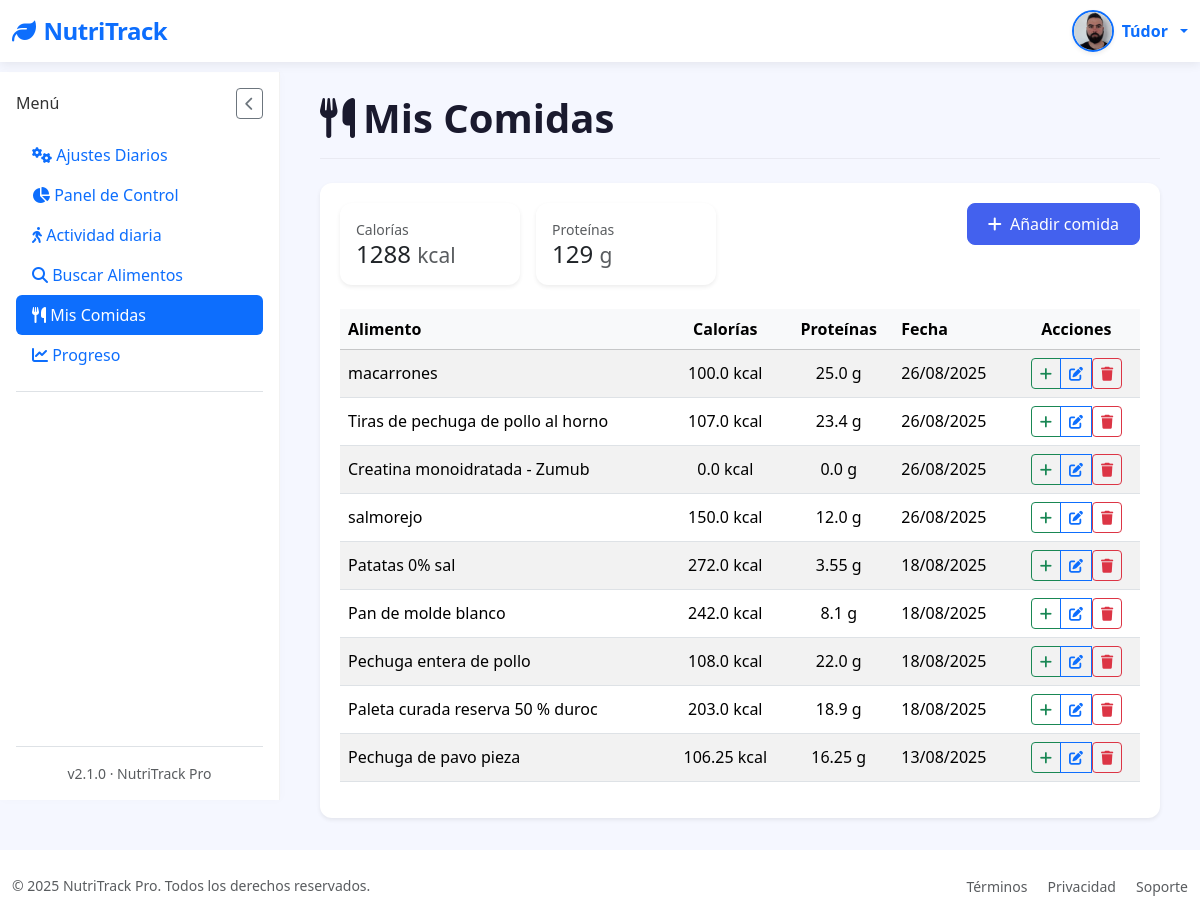
The app's page /mis-comidas (signed in), older data.
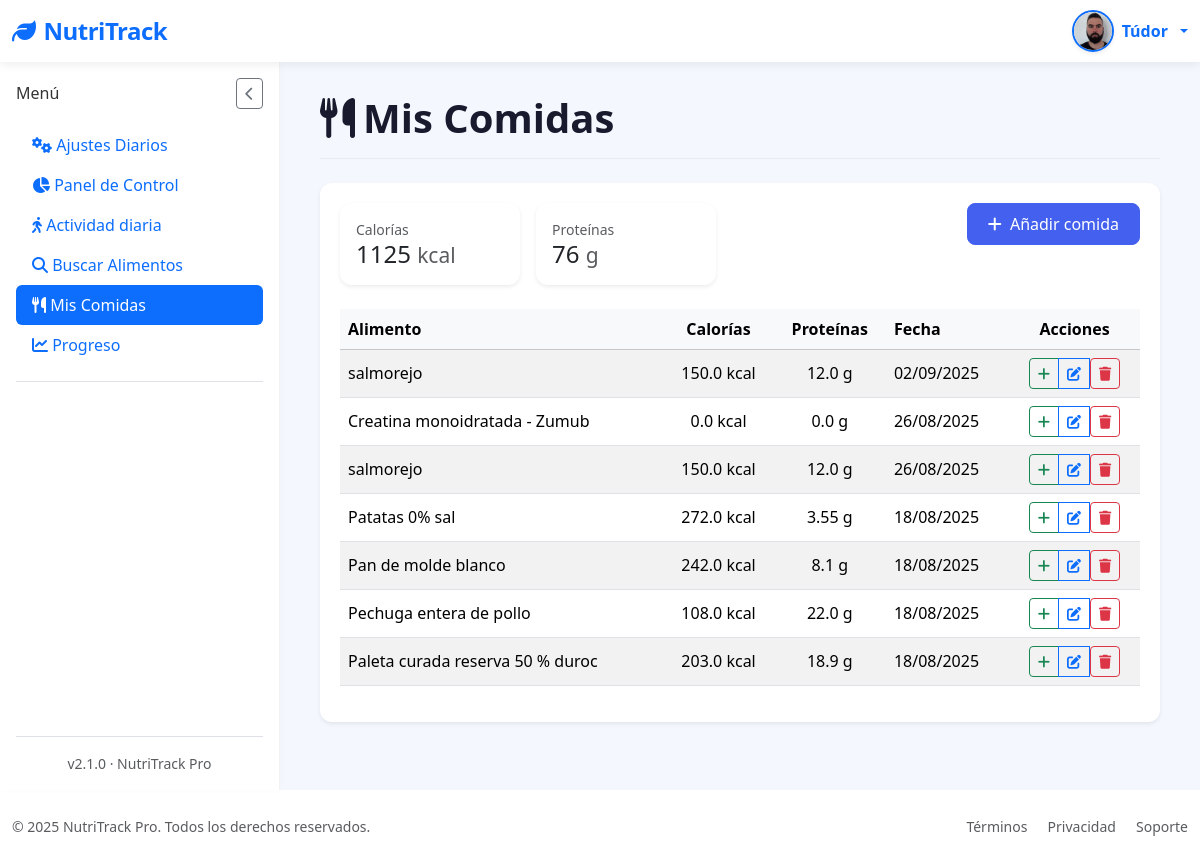
The same page, newer data.
### tables this page shows
CREATE TABLE "loggin" (
	"id"	INTEGER,
	"username"	TEXT NOT NULL,
	"password"	TEXT,
	"email"	TEXT, google_id TEXT, full_name TEXT, birth_date TEXT, height_cm INTEGER, weight_kg INTEGER, gender TEXT, activity_level TEXT, goal TEXT, profile_photo TEXT DEFAULT NULL, preferences TEXT DEFAULT '{}',
	PRIMARY KEY("id" AUTOINCREMENT)
);

CREATE TABLE "food_entries" (
	"id"	INTEGER,
	"user_id"	INTEGER NOT NULL,
	"food_name"	TEXT NOT NULL,
	"calories"	REAL,
	"proteins"	REAL,
	"fats"	REAL,
	"carbs"	REAL,
	"date"	TIMESTAMP DEFAULT CURRENT_TIMESTAMP,
	"created_at"	TEXT,
	PRIMARY KEY("id" AUTOINCREMENT),
	FOREIGN KEY("user_id") REFERENCES "loggin"("id")
);

### app/controllers/MyfoodsController.py (the view)
@app.route('/mis-comidas')
@login_required
def mis_comidas():
    try:
        comidas = get_comidas_by_user(current_user.id)
    except Exception as e:
        current_app.logger.exception("Error al obtener comidas: %s", e)
        flash("Error al cargar tus comidas. Intenta de nuevo más tarde.", "danger")
        comidas = []
    total_calorias = sum(float(c.get('calories') or 0) for c in comidas)
    total_proteinas = sum(float(c.get('proteins') or 0) for c in comidas)
    return render_template(
        'Myfoods/mis_comidas.html',
        comidas=comidas,
        total_calorias=int(total_calorias),
        total_proteinas=int(total_proteinas)
    )

### app/__init__.py (called while the page is built)
@login_manager.user_loader
def load_user(user_id):
    return User.get_by_id(user_id)

### app/conexion.py (called while the page is built)
@contextmanager
def get_db_connection():
    conn = sqlite3.connect(DATABASE)
    conn.row_factory = sqlite3.Row  # Esto permite acceso como diccionario
    try:
        yield conn
    finally:
        conn.close()

@contextmanager
def get_db_cursor():
    with get_db_connection() as conn:
        cursor = conn.cursor()
        try:
            yield cursor
            conn.commit()
        except:
            conn.rollback()
            raise

### app/controllers/UsersController.py (called while the page is built)
@app.context_processor
def inject_prefs():
    if current_user.is_authenticated:
        prefs = get_user_preferences(current_user.id)  # función que recupera las prefs
        return dict(prefs=prefs)
    return dict(prefs=None)

### app/models/LoginGoogleModel.py (called while the page is built)
    @staticmethod
    def get_by_id(user_id):
        with get_db_cursor() as cur:
            cur.execute("SELECT * FROM loggin WHERE id = ?", (user_id,))
            user = cur.fetchone()
            if user:
                return User(
                    id=user['id'],
                    username=user['username'],
                    email=user['email'] if 'email' in user.keys() else None,
                    google_id=user['google_id'] if 'google_id' in user.keys() else None,
                    profile_photo=user['profile_photo'] if 'profile_photo' in user.keys() else None
                )
        return None

### app/models/MyFoodModel.py (called while the page is built)
def _format_date_display(date_str):
    try:
        return datetime.strptime(date_str, "%Y-%m-%d").strftime("%d/%m/%Y")
    except Exception:
        return date_str or ""

def serialize_comida(row):
    if row is None:
        return None
    date_iso = row["date"]
    return {
        "id": row["id"],
        "food_name": row["food_name"],
        "calories": row["calories"],
        "proteins": row["proteins"],
        "date": _format_date_display(date_iso),
        "date_iso": date_iso  # para input type="date"
    }

### app/models/UsersModel.py (called while the page is built)
def get_user_preferences(user_id):
    with get_db_cursor() as cursor:
        cursor.execute("SELECT preferences FROM loggin WHERE id = ?", (user_id,))
        row = cursor.fetchone()
        try:
            return json.loads(row["preferences"]) if row and row["preferences"] else {}
        except:
            return {}

### app/templates/Myfoods/mis_comidas.html (shortened to what this page needs)
{% extends "base.html" %}
{% block section %}
<div class="page-header mb-4">
  <h1 class="page-title">
    <i class="fas fa-utensils me-2"></i>Mis Comidas
  </h1>
</div>
<div class="card border-0 shadow-sm">
  <div class="card-body">
    {% if comidas %}
    <div class="d-flex gap-3 mb-4 flex-wrap">
      <div class="card p-3 shadow-sm" style="min-width:180px;">
        <small class="text-muted">Calorías</small>
        <div class="h4 mb-0">{{ total_calorias }} <small class="text-muted">kcal</small></div>
      </div>
      <div class="card p-3 shadow-sm" style="min-width:180px;">
        <small class="text-muted">Proteínas</small>
        <div class="h4 mb-0">{{ total_proteinas }} <small class="text-muted">g</small></div>
      </div>
      <div class="ms-auto">
        <a href="{{ url_for('agregar_comida_route') }}" class="btn btn-primary">
          <i class="fas fa-plus me-1"></i> Añadir comida
        </a>
      </div>
    </div>
    <div class="table-responsive">
      <table class="table table-hover table-striped align-middle">
        <thead class="table-light">
          <tr>
            <th>Alimento</th>
            <th class="text-center">Calorías</th>
            <th class="text-center">Proteínas</th>
            <th>Fecha</th>
            <th class="text-center">Acciones</th>
          </tr>
        </thead>
        <tbody>
          {% for comida in comidas %}
          <tr>
            <td>{{ comida['food_name'] }}</td>
            <td class="text-center">{{ comida['calories'] }} kcal</td>
            <td class="text-center">{{ comida['proteins'] }} g</td>
            <td>{{ comida['date'] }}</td>
            <td class="text-center">
              <div class="btn-group" role="group">
                <button type="button" class="btn btn-sm btn-outline-success"
                        data-bs-toggle="modal"
                        data-bs-target="#duplicarComidaModal"
                        data-comida-id="{{ comida['id'] }}"
                        data-comida-name="{{ comida['food_name'] }}"
                        title="Añadir de nuevo">
                  <i class="fas fa-plus"></i>
                </button>
                <a href="{{ url_for('editar_comida_route', comida_id=comida['id']) }}"
                   class="btn btn-sm btn-outline-primary" title="Editar comida">
                  <i class="fas fa-edit"></i>
                </a>
                <form method="POST" action="{{ url_for('eliminar_comida_route', comida_id=comida['id']) }}"
                      onsubmit="return confirm('¿Seguro que quieres eliminar esta comida?');" style="display:inline;">
                  <button type="submit" class="btn btn-sm btn-outline-danger" title="Eliminar comida">
                    <i class="fas fa-trash"></i>
                  </button>
                </form>
              </div>
            </td>
          </tr>
          {% endfor %}
        </tbody>
      </table>
    </div>
    {% endif %}
  </div>
</div>
{% endblock %}

### app/templates/base.html (shortened to what this page needs)
<!DOCTYPE html>
<html lang="es" data-bs-theme="{% if prefs and prefs.dark_mode %}dark{% else %}light{% endif %}">
<head>
    <link href="https://cdn.jsdelivr.net/npm/bootstrap@5.3.2/dist/css/bootstrap.min.css" rel="stylesheet">
    <link rel="stylesheet" href="https://cdn.jsdelivr.net/npm/bootstrap-icons@1.11.1/font/bootstrap-icons.css">
    <link rel="stylesheet" href="https://cdnjs.cloudflare.com/ajax/libs/font-awesome/6.5.2/css/all.min.css" />
    <link href="https://cdn.jsdelivr.net/npm/sweetalert2@11/dist/sweetalert2.min.css" rel="stylesheet">
    <link rel="stylesheet" href="{{ url_for('static', filename='styles/Stylebase.css') }}">
</head>
<body>
    <nav class="navbar navbar-expand-lg navbar-light bg-white">
        <div class="container-fluid">
            <a class="navbar-brand text-primary" href="{{ url_for('logout') }}">
                <i class="fas fa-leaf me-2"></i>NutriTrack
            </a>
            <div class="d-flex align-items-center ms-auto">
  {% if current_user.is_authenticated %}
  <div class="dropdown">
    <a href="#" class="d-flex align-items-center text-decoration-none dropdown-toggle" id="userDropdown" data-bs-toggle="dropdown" aria-expanded="false" style="gap: 0.5rem;">
      {% if current_user.profile_photo %}
        <img src="{{ url_for('static', filename='images/profile_photo/' + current_user.profile_photo) }}"
            alt="Avatar"
            class="rounded-circle shadow-sm"
            style="width: 42px; height: 42px; object-fit: cover; border: 2px solid #0d6efd;">
      {% else %}
        <div class="user-avatar bg-primary text-white rounded-circle d-flex justify-content-center align-items-center shadow-sm"
             style="width: 42px; height: 42px; font-weight: 700; font-size: 1.1rem; user-select: none;">
          {{ current_user.username[0]|upper }}
        </div>
      {% endif %}
      <span class="d-none d-sm-inline fw-semibold text-primary" style="font-size: 1rem;">
        {{ current_user.username }}
      </span>
    </a>
  </div>
  {% endif %}
</div>
        </div>
    </nav>
    <div class="container-fluid flex-grow-1">
        <div class="row h-100 g-0">
            <nav class="sidebar d-flex flex-column p-3" id="sidebar">
                <div class="d-flex justify-content-between align-items-center mb-3">
                    <h6 class="sidebar-title mb-0">Menú</h6>
                    <button id="closeSidebarBtn" class="btn btn-sm btn-outline-secondary d-lg-block">
                        <i class="fas fa-chevron-left"></i>
                    </button>
                </div>
                <ul class="nav nav-pills flex-column mb-auto">
                    <li>
                        <a href="{{ url_for('settings') }}" class="nav-link {% if request.path == url_for('settings') %}active{% endif %}">
                            <i class="fas fa-cogs"></i> Ajustes Diarios
                        </a>
                    </li>
                    <li>
                        <a href="{{ url_for('dashboard') }}" class="nav-link {% if request.path == url_for('dashboard') %}active{% endif %}">
                            <i class="fas fa-chart-pie"></i> Panel de Control
                        </a>
                    </li>
                    <li>
                        <a href="{{ url_for('activity') }}" class="nav-link {% if request.path == url_for('activity') %}active{% endif %}">
                            <i class="fas fa-walking"></i> Actividad diaria
                        </a>
                    </li>
                    <li>
                        <a href="{{ url_for('search_food') }}" class="nav-link {% if request.path == url_for('search_food') %}active{% endif %}">
                            <i class="fas fa-search"></i> Buscar Alimentos
                        </a>
                    </li>
                    <li>
                        <a href="{{ url_for('mis_comidas') }}" class="nav-link {% if request.path == url_for('mis_comidas') %}active{% endif %}">
                            <i class="fas fa-utensils"></i> Mis Comidas
                        </a>
                    </li>
                    <li>
                        <a href="{{ url_for('progreso') }}" class="nav-link {% if request.path == url_for('progreso') %}active{% endif %}">
                            <i class="fas fa-chart-line"></i> Progreso
                        </a>
                    </li>
                    <li class="pt-3 mt-3 border-top">
                    </li>
                </ul>
                <div class="mt-auto pt-3 border-top text-center small text-muted">
                    v2.1.0 · NutriTrack Pro
                </div>
            </nav>
            <main class="main-content" id="mainContent">
                {% block section %}{% endblock %}
            </main>
        </div>
    </div>
    <footer class="bg-white py-4 mt-auto">
        <div class="container-fluid">
            <div class="row align-items-center">
                <div class="col-md-6 text-center text-md-start">
                    <p class="mb-0 small text-muted">&copy; 2025 NutriTrack Pro. Todos los derechos reservados.</p>
                </div>
                <div class="col-md-6 text-center text-md-end">
                    <a href="#" class="text-decoration-none small text-muted me-3">Términos</a>
                    <a href="#" class="text-decoration-none small text-muted me-3">Privacidad</a>
                    <a href="#" class="text-decoration-none small text-muted">Soporte</a>
                </div>
            </div>
        </div>
    </footer>
</body>
</html>

### app/static/styles/StyleBase.css (style rules this page uses)
:root { --primary-color: #4361ee; --secondary-color: #3f37c9; --accent-color: #4cc9f0; --dark-color: #1a1a2e; --light-color: #f8f9fa; --success-color: #4bb543; }
body { font-family: 'Segoe UI', system-ui, -apple-system, sans-serif; background-color: #f5f7ff; color: #333; min-height: 100vh; display: flex; flex-direction: column; overflow-x: hidden; }
.navbar-brand { font-weight: 700; font-size: 1.5rem; letter-spacing: -0.5px; }
.navbar { box-shadow: 0 2px 10px rgba(0, 0, 0, 0.08); background: white !important; position: relative; z-index: 1100; }
.container-fluid.flex-grow-1 { display: flex; flex-direction: column; min-height: calc(100vh - 72px - 70px); padding-left: 0; padding-right: 0; }
.row.h-100 { display: flex; flex-grow: 1; flex-wrap: nowrap; margin-left: 0; margin-right: 0; width: 100%; }
.sidebar { width: 280px; background: white; position: sticky; top: 72px; border-right: 1px solid rgba(0, 0, 0, 0.05); box-shadow: 1px 0 10px rgba(0, 0, 0, 0.02); transition: all 0.3s ease; z-index: 100; display: flex; flex-direction: column; flex-shrink: 0; height: calc(100vh - 72px); padding: 1rem; }
.main-content { flex-grow: 1; flex-basis: 0; padding: 2rem 2.5rem; background-color: #f5f7ff; overflow-y: auto; }
.card-body { padding: 1.25rem; }
.card-body { flex-grow: 1; }
.card { border: none; border-radius: 12px; box-shadow: 0 4px 12px rgba(0, 0, 0, 0.05); transition: transform 0.2s ease, box-shadow 0.2s ease; }
.btn-primary { background-color: var(--primary-color); border-color: var(--primary-color); font-weight: 500; padding: 8px 20px; border-radius: 8px; }
.table { --bs-table-bg: transparent; }
.table > thead { background-color: rgba(67, 97, 238, 0.1); color: var(--primary-color); }
.page-header { display: flex; justify-content: space-between; align-items: center; margin-bottom: 2rem; padding-bottom: 1rem; border-bottom: 1px solid rgba(0, 0, 0, 0.05); }
.page-title { font-weight: 700; color: var(--dark-color); margin: 0; }

Row changes from the older to the newer data that the page shows:
removed food_entries: food_name "macarrones", calories "100.0", proteins "25.0", date "26/08/2025"
removed food_entries: food_name "Tiras de pechuga de pollo al horno", calories "107.0", proteins "23.4", date "26/08/2025"
removed food_entries: food_name "Pechuga de pavo pieza", calories "106.25", proteins "16.25", date "13/08/2025"
added food_entries: food_name "salmorejo", calories "150.0", proteins "12.0", date "02/09/2025"
Text that changed along with them:
{{ total_calorias }}: "1288" → "1125"
{{ total_proteinas }}: "129" → "76"
